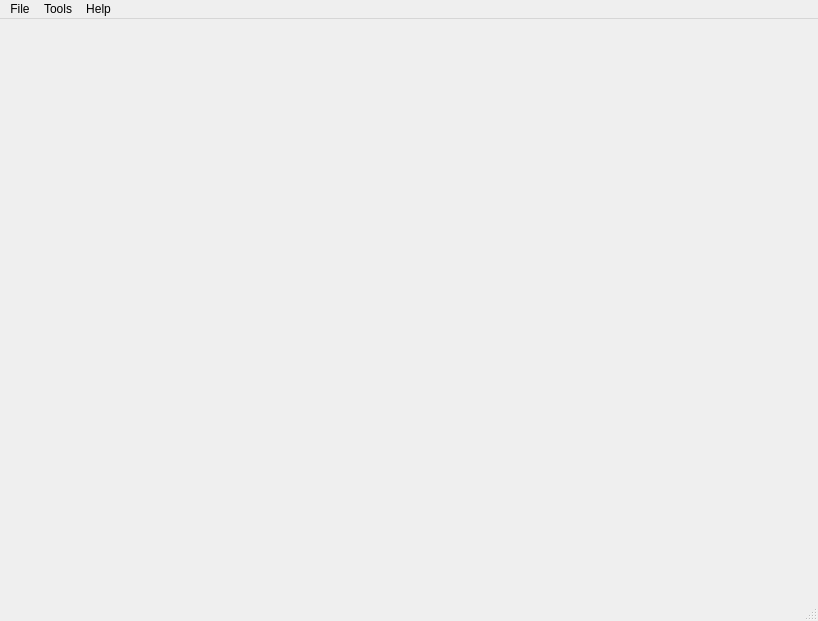
<?xml version="1.0" encoding="UTF-8"?>
<ui version="4.0">
 <class>MainWindow</class>
 <widget class="QMainWindow" name="MainWindow">
  <property name="geometry">
   <rect>
    <x>0</x>
    <y>0</y>
    <width>818</width>
    <height>621</height>
   </rect>
  </property>
  <property name="windowTitle">
   <string>MainWindow</string>
  </property>
  <widget class="QWidget" name="centralwidget">
   <layout class="QHBoxLayout" name="horizontalLayout">
    <property name="spacing">
     <number>0</number>
    </property>
    <property name="leftMargin">
     <number>0</number>
    </property>
    <property name="topMargin">
     <number>0</number>
    </property>
    <property name="rightMargin">
     <number>0</number>
    </property>
    <property name="bottomMargin">
     <number>0</number>
    </property>
    <item>
     <widget class="WeViewportWidget" name="widget" native="true"/>
    </item>
   </layout>
  </widget>
  <widget class="QMenuBar" name="menubar">
   <property name="geometry">
    <rect>
     <x>0</x>
     <y>0</y>
     <width>818</width>
     <height>22</height>
    </rect>
   </property>
   <widget class="QMenu" name="menuFile">
    <property name="title">
     <string>File</string>
    </property>
    <addaction name="actionNew_level"/>
    <addaction name="actionOpen"/>
    <addaction name="separator"/>
    <addaction name="actionSave"/>
    <addaction name="actionSave_as"/>
    <addaction name="separator"/>
    <addaction name="actionExit"/>
   </widget>
   <widget class="QMenu" name="menuTools">
    <property name="title">
     <string>Tools</string>
    </property>
   </widget>
   <widget class="QMenu" name="menuHelp">
    <property name="title">
     <string>Help</string>
    </property>
    <addaction name="separator"/>
    <addaction name="actionAbout_Qt"/>
    <addaction name="actionAbout"/>
   </widget>
   <addaction name="menuFile"/>
   <addaction name="menuTools"/>
   <addaction name="menuHelp"/>
  </widget>
  <widget class="QStatusBar" name="statusbar"/>
  <action name="actionNew_level">
   <property name="text">
    <string>New level</string>
   </property>
  </action>
  <action name="actionOpen">
   <property name="text">
    <string>Open</string>
   </property>
  </action>
  <action name="actionSave">
   <property name="text">
    <string>Save</string>
   </property>
  </action>
  <action name="actionSave_as">
   <property name="text">
    <string>Save as</string>
   </property>
  </action>
  <action name="actionExit">
   <property name="text">
    <string>Exit</string>
   </property>
  </action>
  <action name="actionAbout">
   <property name="text">
    <string>About</string>
   </property>
  </action>
  <action name="actionAbout_Qt">
   <property name="text">
    <string>About Qt</string>
   </property>
  </action>
 </widget>
 <customwidgets>
  <customwidget>
   <class>WeViewportWidget</class>
   <extends>QWidget</extends>
   <header>Widgets/ViewportWidget.h</header>
   <container>1</container>
  </customwidget>
 </customwidgets>
 <resources/>
 <connections/>
</ui>
